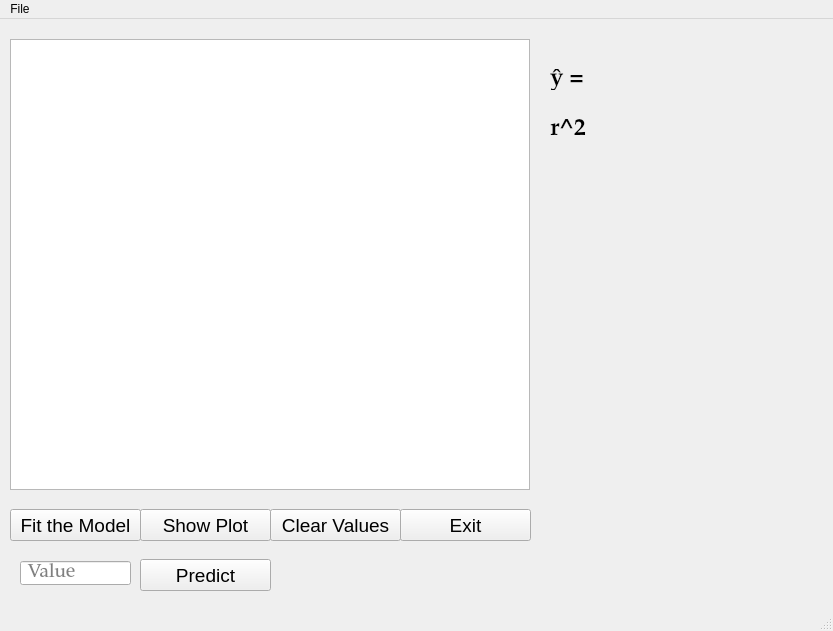
<?xml version="1.0" encoding="UTF-8"?>
<ui version="4.0">
 <class>MainWindow</class>
 <widget class="QMainWindow" name="MainWindow">
  <property name="geometry">
   <rect>
    <x>0</x>
    <y>0</y>
    <width>833</width>
    <height>631</height>
   </rect>
  </property>
  <property name="windowTitle">
   <string>Regrezio</string>
  </property>
  <widget class="QWidget" name="centralWidget">
   <widget class="QTableWidget" name="tableWidget">
    <property name="geometry">
     <rect>
      <x>10</x>
      <y>20</y>
      <width>520</width>
      <height>451</height>
     </rect>
    </property>
   </widget>
   <widget class="QLabel" name="lbl_model">
    <property name="geometry">
     <rect>
      <x>550</x>
      <y>50</y>
      <width>261</width>
      <height>21</height>
     </rect>
    </property>
    <property name="font">
     <font>
      <family>Palatino</family>
      <pointsize>18</pointsize>
      <weight>75</weight>
      <bold>true</bold>
     </font>
    </property>
    <property name="text">
     <string>ŷ = </string>
    </property>
    <property name="alignment">
     <set>Qt::AlignLeading|Qt::AlignLeft|Qt::AlignVCenter</set>
    </property>
   </widget>
   <widget class="QLabel" name="lbl_rsqr">
    <property name="geometry">
     <rect>
      <x>600</x>
      <y>100</y>
      <width>131</width>
      <height>21</height>
     </rect>
    </property>
    <property name="font">
     <font>
      <family>Palatino</family>
      <pointsize>18</pointsize>
      <weight>50</weight>
      <bold>false</bold>
     </font>
    </property>
    <property name="text">
     <string/>
    </property>
    <property name="alignment">
     <set>Qt::AlignLeading|Qt::AlignLeft|Qt::AlignVCenter</set>
    </property>
   </widget>
   <widget class="QLabel" name="lbl_lblRsqr">
    <property name="geometry">
     <rect>
      <x>550</x>
      <y>100</y>
      <width>41</width>
      <height>21</height>
     </rect>
    </property>
    <property name="font">
     <font>
      <family>Palatino</family>
      <pointsize>18</pointsize>
      <weight>75</weight>
      <bold>true</bold>
     </font>
    </property>
    <property name="text">
     <string>r^2 :</string>
    </property>
    <property name="alignment">
     <set>Qt::AlignLeading|Qt::AlignLeft|Qt::AlignVCenter</set>
    </property>
   </widget>
   <widget class="QLabel" name="lbl_rsqr_2">
    <property name="geometry">
     <rect>
      <x>690</x>
      <y>80</y>
      <width>131</width>
      <height>21</height>
     </rect>
    </property>
    <property name="font">
     <font>
      <family>Palatino</family>
      <pointsize>18</pointsize>
     </font>
    </property>
    <property name="text">
     <string/>
    </property>
    <property name="alignment">
     <set>Qt::AlignLeading|Qt::AlignLeft|Qt::AlignVCenter</set>
    </property>
   </widget>
   <widget class="QLineEdit" name="txt_predict">
    <property name="geometry">
     <rect>
      <x>20</x>
      <y>542</y>
      <width>111</width>
      <height>24</height>
     </rect>
    </property>
    <property name="font">
     <font>
      <family>Palatino</family>
      <pointsize>14</pointsize>
     </font>
    </property>
    <property name="placeholderText">
     <string> Value</string>
    </property>
   </widget>
   <widget class="QPushButton" name="btn_predict">
    <property name="geometry">
     <rect>
      <x>140</x>
      <y>540</y>
      <width>131</width>
      <height>32</height>
     </rect>
    </property>
    <property name="font">
     <font>
      <family>Helvetica Neue</family>
      <pointsize>14</pointsize>
     </font>
    </property>
    <property name="text">
     <string>Predict</string>
    </property>
   </widget>
   <widget class="QLabel" name="lbl_predict">
    <property name="geometry">
     <rect>
      <x>280</x>
      <y>545</y>
      <width>111</width>
      <height>16</height>
     </rect>
    </property>
    <property name="font">
     <font>
      <family>Palatino</family>
      <pointsize>14</pointsize>
     </font>
    </property>
    <property name="text">
     <string/>
    </property>
   </widget>
   <widget class="QPushButton" name="btn_fitModel">
    <property name="geometry">
     <rect>
      <x>10</x>
      <y>490</y>
      <width>131</width>
      <height>32</height>
     </rect>
    </property>
    <property name="font">
     <font>
      <family>Helvetica Neue</family>
      <pointsize>14</pointsize>
     </font>
    </property>
    <property name="text">
     <string>Fit the Model</string>
    </property>
   </widget>
   <widget class="QPushButton" name="btn_plot">
    <property name="geometry">
     <rect>
      <x>140</x>
      <y>490</y>
      <width>131</width>
      <height>32</height>
     </rect>
    </property>
    <property name="font">
     <font>
      <family>Helvetica Neue</family>
      <pointsize>14</pointsize>
     </font>
    </property>
    <property name="text">
     <string>Show Plot</string>
    </property>
   </widget>
   <widget class="QPushButton" name="btn_clear">
    <property name="geometry">
     <rect>
      <x>270</x>
      <y>490</y>
      <width>131</width>
      <height>32</height>
     </rect>
    </property>
    <property name="font">
     <font>
      <family>Helvetica Neue</family>
      <pointsize>14</pointsize>
     </font>
    </property>
    <property name="text">
     <string>Clear Values</string>
    </property>
   </widget>
   <widget class="QPushButton" name="btn_exit">
    <property name="geometry">
     <rect>
      <x>400</x>
      <y>490</y>
      <width>131</width>
      <height>32</height>
     </rect>
    </property>
    <property name="font">
     <font>
      <family>Helvetica Neue</family>
      <pointsize>14</pointsize>
     </font>
    </property>
    <property name="text">
     <string>Exit</string>
    </property>
   </widget>
  </widget>
  <widget class="QStatusBar" name="statusBar"/>
  <widget class="QMenuBar" name="menuBar">
   <property name="geometry">
    <rect>
     <x>0</x>
     <y>0</y>
     <width>833</width>
     <height>22</height>
    </rect>
   </property>
   <widget class="QMenu" name="menuFile">
    <property name="title">
     <string>File</string>
    </property>
   </widget>
   <addaction name="menuFile"/>
  </widget>
 </widget>
 <layoutdefault spacing="6" margin="11"/>
 <resources/>
 <connections/>
</ui>
